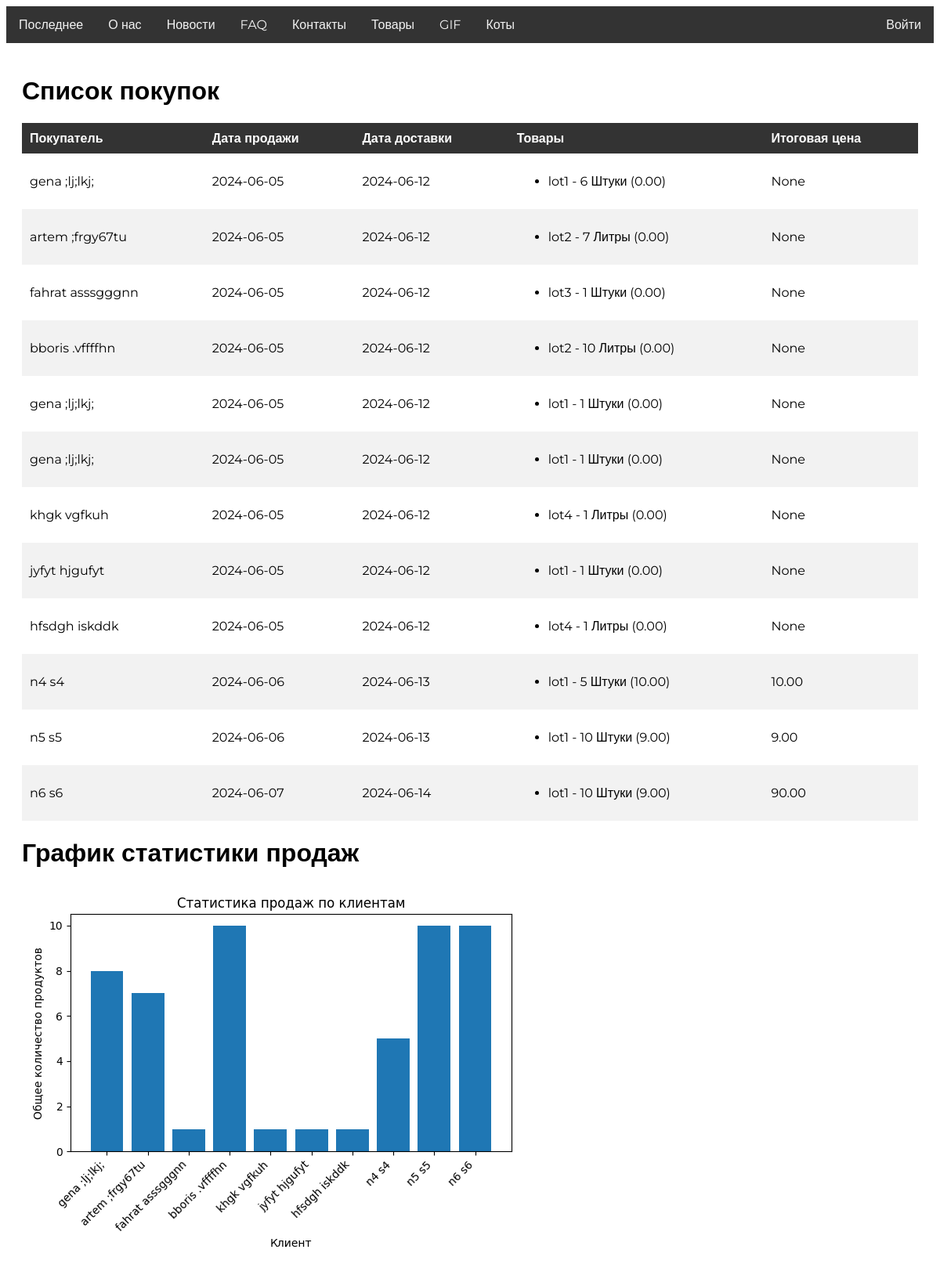
Page /sales/ on the committed database.
### myapp/models.py (models this page shows, shortened)
class Sale(models.Model):
    customer = models.ForeignKey(Customer, on_delete=models.CASCADE)
    products = models.ManyToManyField(Product, through='SaleProduct')
    sale_date = models.DateTimeField(auto_now_add=True)
    delivery_date = models.DateTimeField()
    total_price = models.DecimalField(max_digits=10, decimal_places=2, null=True, blank=True)

class Customer(models.Model):
    first_name = models.CharField(max_length=50)
    last_name = models.CharField(max_length=50)
    email = models.EmailField(unique=True)
    phone = models.CharField(max_length=15)

class SaleProduct(models.Model):
    sale = models.ForeignKey(Sale, on_delete=models.CASCADE)
    product = models.ForeignKey(Product, on_delete=models.CASCADE)
    quantity = models.PositiveIntegerField()
    price = models.DecimalField(max_digits=10, decimal_places=2, default=0)

class Product(models.Model):
    UNIT_CHOICES = [
        ('pcs', 'Штуки'),
        ('kg', 'Килограммы'),
        ('l', 'Литры'),
    ]
    name = models.CharField(max_length=100)
    price = models.DecimalField(max_digits=10, decimal_places=2)
    unit = models.CharField(max_length=3, choices=UNIT_CHOICES, default='pcs')

### myapp/views.py (the view)
# urls.py: path('sales/', views.sale_list, name='sale_list'),
def sale_list(request):
    sales = Sale.objects.all().prefetch_related('products', 'customer')
    sales_by_customer = SaleProduct.objects.values('sale__customer').annotate(total_quantity=Sum('quantity'))
    customers = []
    total_quantity = []
    for sale in sales_by_customer:
        customer = Customer.objects.get(pk=sale['sale__customer'])
        customers.append(customer)
        total_quantity.append(sale['total_quantity'])
    customer_names = [f"{customer.first_name} {customer.last_name}" for customer in customers]
    plt.bar(range(len(customers)), total_quantity)
    plt.xlabel('Клиент')
    plt.ylabel('Общее количество продуктов')
    plt.title('Статистика продаж по клиентам')
    plt.xticks(range(len(customers)), customer_names, rotation=45, ha='right')
    plt.tight_layout()
    chart_path = os.path.join('media', 'sale_statistics.png')
    plt.savefig(chart_path)
    plt.close()
    return render(request, 'sale_list.html', {'sales': sales, 'chart_path': chart_path})

### templates/sale_list.html (shortened to what this page needs)
<!DOCTYPE html>
{% load static %}
<html lang="en">
<head>
    <link rel="stylesheet" href="{% static 'css/styles.css' %}" />
</head>
<body class="body">
    <div class="navbar">
        <div class="left-items">
            <a href="#" id="latest" class="tab">Последнее</a>
            <a href="#" id="about" class="tab">О нас</a>
            <a href="#" id="news" class="tab">Новости</a>
            <a href="#" id="faq" class="tab">FAQ</a>
            <a href="#" id="contacts" class="tab">Контакты</a>
            <a href="#" id="products" class="tab">Товары</a>
            <a href="#" id="gif" class="tab">GIF</a>
            <a href="#" id="rand" class="tab">Коты</a>
        </div>
        {% if user.is_authenticated %}
        <div class="sp">
            <span>Привет, {{ user.username }}!</span>
            <a href="/logout">Выйти</a>
        </div>
        {% else %}
            <a href="/login">Войти</a>
        {% endif %}
    </div>
    <div class="container">
        <h1>Список покупок</h1>
        <table class="table">
            <thead>
                <tr>
                    <th>Покупатель</th>
                    <th>Дата продажи</th>
                    <th>Дата доставки</th>
                    <th>Товары</th>
                    <th>Итоговая цена</th>
                </tr>
            </thead>
            <tbody>
                {% for sale in sales %}
                <tr>
                    <td>{{ sale.customer.first_name }} {{ sale.customer.last_name }}</td>
                    <td>{{ sale.sale_date|date:"Y-m-d" }}</td>
                    <td>{{ sale.delivery_date|date:"Y-m-d" }}</td>
                    <td>
                        <ul>
                            {% for sale_product in sale.saleproduct_set.all %}
                            <li>{{ sale_product.product.name }} - {{ sale_product.quantity }} {{ sale_product.product.get_unit_display }} ({{ sale_product.price }})</li>
                            {% endfor %}
                        </ul>
                    </td>
                    <td>{{ sale.total_price }}</td>
                </tr>
                {% endfor %}
            </tbody>
        </table>
        <h1>График статистики продаж</h1>
        <img src="/media/sale_statistics.png" alt="График">
    </div>
</body>
</html>

### static/css/styles.css (style rules this page uses)
.body { font-family: Montserrat, sans-serif; }
* { font-family: Montserrat, sans-serif; }
.navbar { display: flex; justify-content: space-between; align-items: center; overflow: hidden; background-color: #333333; }
.left-items { display: flex; }
.navbar a { color: #f2f2f2; text-decoration: none; padding: 14px 16px; }
.container { padding: 20px; }
.table { width: 100%; border-collapse: collapse; }
.table th, .table td { padding: 10px; text-align: left; }
.table th { background-color: #333; color: white; }
.table tr:nth-child(even) { background-color: #f2f2f2; }

### rows in the picture
Sale: customer.first_name "gena", customer.last_name ";lj;lkj;", sale_date "2024-06-05", delivery_date "2024-06-12", total_price "None"
SaleProduct: product.name "lot1", quantity "6", product.unit "Штуки", price "0.00"
Sale: customer.first_name "artem", customer.last_name ";frgy67tu", sale_date "2024-06-05", delivery_date "2024-06-12", total_price "None"
SaleProduct: product.name "lot2", quantity "7", product.unit "Литры", price "0.00"
Sale: customer.first_name "fahrat", customer.last_name "asssgggnn", sale_date "2024-06-05", delivery_date "2024-06-12", total_price "None"
SaleProduct: product.name "lot3", quantity "1", product.unit "Штуки", price "0.00"
Sale: customer.first_name "bboris", customer.last_name ".vffffhn", sale_date "2024-06-05", delivery_date "2024-06-12", total_price "None"
SaleProduct: product.name "lot2", quantity "10", product.unit "Литры", price "0.00"
Sale: customer.first_name "gena", customer.last_name ";lj;lkj;", sale_date "2024-06-05", delivery_date "2024-06-12", total_price "None"
SaleProduct: product.name "lot1", quantity "1", product.unit "Штуки", price "0.00"
Sale: customer.first_name "gena", customer.last_name ";lj;lkj;", sale_date "2024-06-05", delivery_date "2024-06-12", total_price "None"
SaleProduct: product.name "lot1", quantity "1", product.unit "Штуки", price "0.00"
Sale: customer.first_name "khgk", customer.last_name "vgfkuh", sale_date "2024-06-05", delivery_date "2024-06-12", total_price "None"
SaleProduct: product.name "lot4", quantity "1", product.unit "Литры", price "0.00"
Sale: customer.first_name "jyfyt", customer.last_name "hjgufyt", sale_date "2024-06-05", delivery_date "2024-06-12", total_price "None"
SaleProduct: product.name "lot1", quantity "1", product.unit "Штуки", price "0.00"
Sale: customer.first_name "hfsdgh", customer.last_name "iskddk", sale_date "2024-06-05", delivery_date "2024-06-12", total_price "None"
SaleProduct: product.name "lot4", quantity "1", product.unit "Литры", price "0.00"
Sale: customer.first_name "n4", customer.last_name "s4", sale_date "2024-06-06", delivery_date "2024-06-13", total_price "10.00"
SaleProduct: product.name "lot1", quantity "5", product.unit "Штуки", price "10.00"
Sale: customer.first_name "n5", customer.last_name "s5", sale_date "2024-06-06", delivery_date "2024-06-13", total_price "9.00"
SaleProduct: product.name "lot1", quantity "10", product.unit "Штуки", price "9.00"
Sale: customer.first_name "n6", customer.last_name "s6", sale_date "2024-06-07", delivery_date "2024-06-14", total_price "90.00"
SaleProduct: product.name "lot1", quantity "10", product.unit "Штуки", price "9.00"
